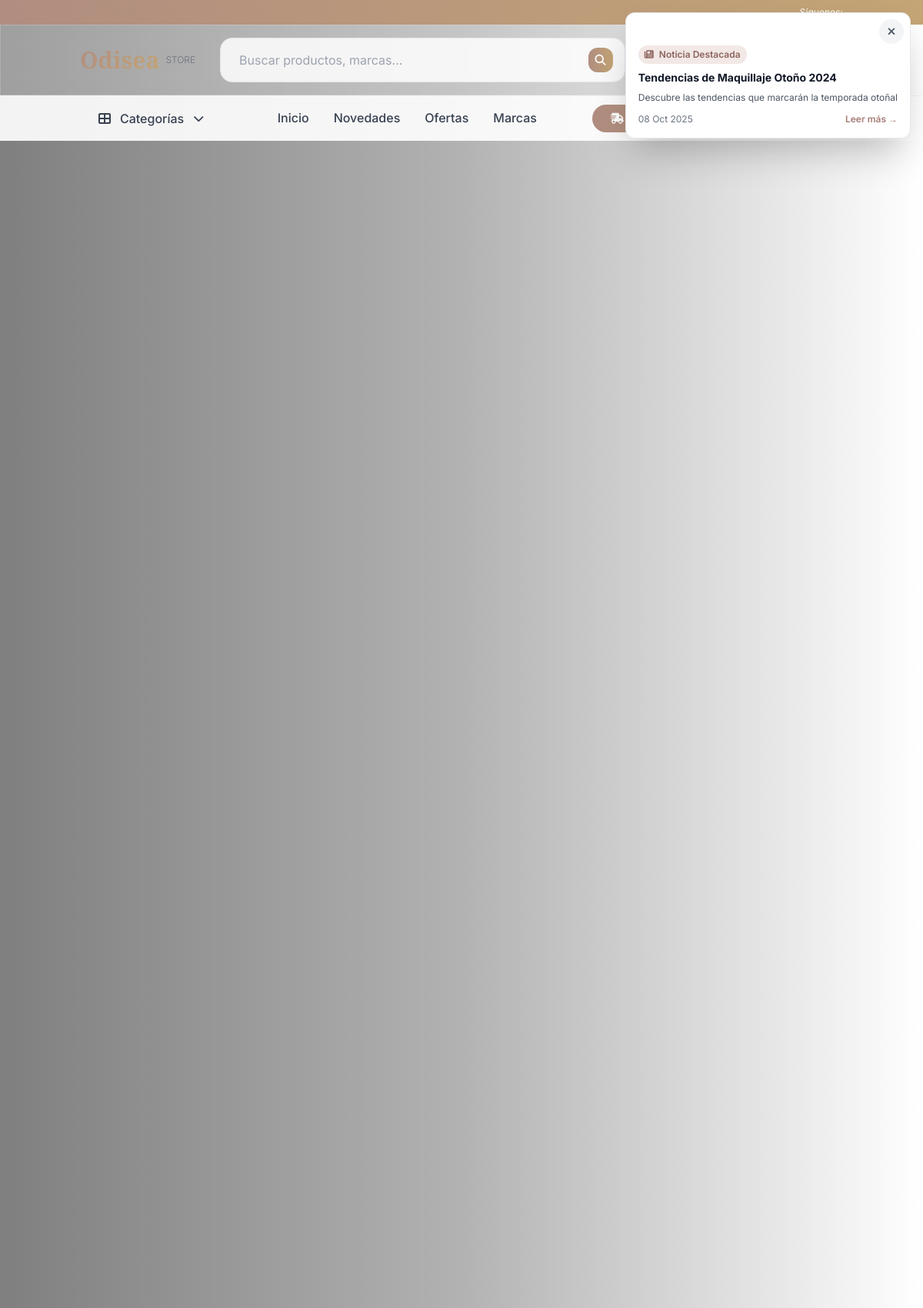
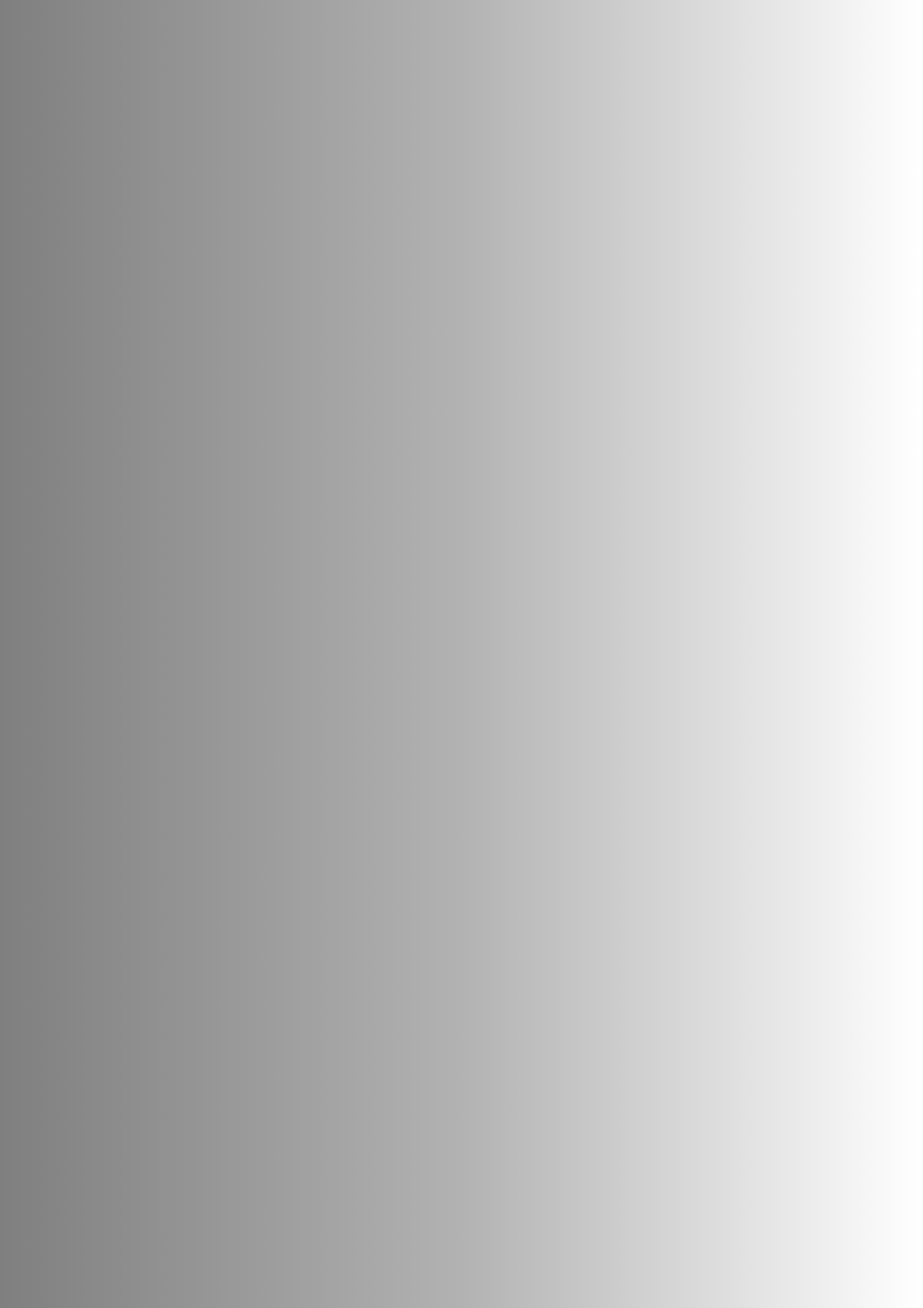
The page / (upper part) on the database its author committed (2 pictures, top to bottom).
### tables this page shows
CREATE TABLE news (
    id INT PRIMARY KEY AUTO_INCREMENT,
    title VARCHAR(255) NOT NULL,
    slug VARCHAR(255) UNIQUE NOT NULL,
    excerpt TEXT NULL,
    content TEXT NOT NULL,
    featured_image VARCHAR(255) NULL,
    author_id INT NOT NULL,
    status ENUM('draft', 'published', 'archived') DEFAULT 'draft',
    is_featured BOOLEAN DEFAULT FALSE,
    published_at DATETIME NULL,
    meta_title VARCHAR(255) NULL,
    meta_description TEXT NULL,
    created_at TIMESTAMP DEFAULT CURRENT_TIMESTAMP,
    updated_at TIMESTAMP DEFAULT CURRENT_TIMESTAMP ON UPDATE CURRENT_TIMESTAMP,
    FOREIGN KEY (author_id) REFERENCES admins(id) ON DELETE RESTRICT
);

### models/BaseModel.php (called while the page is built, shortened)
<?php
require_once __DIR__ . '/../config/database.php';
abstract class BaseModel {
    public function __construct() {
        $database = new Database();
        $this->db = $database->getConnection();
    }
}
?>

### config/database.php (called while the page is built, shortened)
<?php
class Database {
    private $host = 'localhost';
    private $db_name = 'odisea_makeup';
    private $username = 'root';
    private $password = '';
    public function getConnection() {
        $this->conn = null;
        try {
            $this->conn = new PDO(
                "mysql:host=" . $this->host . ";dbname=" . $this->db_name . ";charset=utf8mb4",
                $this->username,
                $this->password,
                [
                    PDO::ATTR_ERRMODE => PDO::ERRMODE_EXCEPTION,
                    PDO::ATTR_DEFAULT_FETCH_MODE => PDO::FETCH_ASSOC,
                    PDO::ATTR_EMULATE_PREPARES => false,
                    PDO::MYSQL_ATTR_INIT_COMMAND => "SET NAMES utf8mb4"
                ]
            );
        } catch(PDOException $exception) {
            error_log("Database connection error: " . $exception->getMessage());
            throw new Exception("Error de conexión a la base de datos");
        }
        return $this->conn;
    }
}

### models/Banner.php (called while the page is built, shortened)
<?php
require_once __DIR__ . '/BaseModel.php';
class Banner extends BaseModel {
    protected $table = 'banners';
    public function getActiveBanners($position = 'hero', $limit = 3) {
        $sql = "SELECT * FROM {$this->table}
                WHERE position = ? AND is_active = 1
                ORDER BY sort_order ASC, id DESC
                LIMIT ?";
        $stmt = $this->db->prepare($sql);
        $stmt->execute([$position, $limit]);
        return $stmt->fetchAll();
    }
}
?>

### models/News.php (called while the page is built, shortened)
<?php
require_once 'BaseModel.php';
class News extends BaseModel {
    protected $table = 'news';
    public function getPublished($limit = null, $featured = false) {
        $sql = "SELECT n.*, a.full_name as author_name
                FROM {$this->table} n
                LEFT JOIN admins a ON n.author_id = a.id
                WHERE n.status = 'published' AND n.published_at <= NOW()";
        if ($featured) {
            $sql .= " AND n.is_featured = 1";
        }
        $sql .= " ORDER BY n.published_at DESC";
        if ($limit) {
            $sql .= " LIMIT ?";
        }
        $stmt = $this->db->prepare($sql);
        if ($limit) {
            $stmt->execute([$limit]);
        } else {
            $stmt->execute();
        }
        return $stmt->fetchAll();
    }
}
?>

### index.php (the view, shortened to what this page needs)
<?php
require_once 'config/database.php';
require_once 'models/Banner.php';
require_once 'models/News.php';
$bannerModel = new Banner();
$newsModel = new News();
$heroBanners = $bannerModel->getActiveBanners('hero', 5);
$featuredNews = $newsModel->getPublished(1, true);
?>
<!DOCTYPE html>
<html lang="es">
<head>
    <script src="https://cdn.tailwindcss.com"></script>
    <link rel="stylesheet" href="https://cdnjs.cloudflare.com/ajax/libs/font-awesome/6.4.0/css/all.min.css">
    <link href="https://unpkg.com/aos@2.3.1/dist/aos.css" rel="stylesheet">
</head>
<body class="font-sans bg-white overflow-x-hidden">
    <header class="hidden md:block fixed top-0 left-0 right-0 z-50 header-scroll-animation header-visible" id="desktop-header">
        <div class="bg-gradient-to-r from-primary-500 to-secondary-500 text-white py-2 text-sm">
            <div class="container mx-auto px-4">
                <div class="flex justify-between items-center">
                    <div class="flex items-center space-x-4">
                        <span class="text-xs">Síguenos:</span>
                    </div>
                </div>
            </div>
        </div>
        <div class="glass-effect backdrop-blur-md">
            <div class="container mx-auto px-4 py-4">
                <div class="flex items-center justify-between">
                    <div class="flex items-center">
                        <a href="/" class="text-3xl font-serif font-bold gradient-text opacity-0" id="desktop-logo-odisea">
                            Odisea
                        </a>
                        <span class="ml-2 text-xs text-gray-500 font-light opacity-0" id="desktop-logo-makeup">STORE</span>
                    </div>
                    <div class="flex flex-1 max-w-xl mx-8 relative">
                        <form action="catalogo.php" method="GET" class="relative w-full group">
                            <input type="text"
                                   name="q"
                                   id="desktop-search-input"
                                   placeholder="Buscar productos, marcas..."
                                   class="w-full px-6 py-4 pr-14 bg-white/80 backdrop-blur-sm border border-gray-200 rounded-2xl focus:outline-none focus:ring-2 focus:ring-primary-500/50 focus:border-primary-500 transition-all duration-300 text-gray-700 placeholder-gray-400"
                                   required
                                   minlength="2"
                                   autocomplete="off">
                            <button type="submit" class="absolute right-4 top-1/2 transform -translate-y-1/2 w-8 h-8 bg-gradient-to-r from-primary-500 to-secondary-500 rounded-xl flex items-center justify-center text-white hover:shadow-lg transition-all duration-300">
                                <i class="fas fa-search text-sm"></i>
                            </button>
                        </form>
                    </div>
                    <div class="flex items-center space-x-6">
                        <div class="relative group">
                            <button class="flex items-center space-x-2 text-gray-700 hover:text-primary-500 transition-colors p-2 rounded-xl hover:bg-primary-50">
                                <div class="w-8 h-8 bg-gradient-to-r from-primary-500 to-secondary-500 rounded-full flex items-center justify-center text-white text-sm">
                                </div>
                                <span class="font-medium">Mi Cuenta</span>
                            </button>
                        </div>
                        <button class="relative p-2 text-gray-700 hover:text-primary-500 transition-colors rounded-xl hover:bg-primary-50">
                        </button>
                        <a href="carrito.php" class="relative p-2 text-gray-700 hover:text-primary-500 transition-colors rounded-xl hover:bg-primary-50">
                            <span class="absolute -top-1 -right-1 bg-gradient-to-r from-primary-500 to-secondary-500 text-white text-xs rounded-full h-5 w-5 flex items-center justify-center font-medium shadow-lg" id="cart-count">
                            </span>
                        </a>
                    </div>
                </div>
            </div>
        </div>
        <nav class="bg-white/90 backdrop-blur-md border-t border-gray-100">
            <div class="container mx-auto px-4">
                <div class="flex items-center justify-between">
                    <div class="relative group">
                        <button class="flex items-center space-x-3 px-6 py-4 text-gray-700 hover:text-primary-500 transition-colors font-medium">
                            <i class="fas fa-th-large"></i>
                            <span>Categorías</span>
                            <i class="fas fa-chevron-down text-sm transition-transform group-hover:rotate-180"></i>
                        </button>
                    </div>
                    <div class="flex items-center space-x-8">
                        <a href="index.php" class="text-gray-700 hover:text-primary-500 transition-colors font-medium py-4 border-b-2 border-transparent hover:border-primary-500">Inicio</a>
                        <a href="nuevos.php" class="text-gray-700 hover:text-primary-500 transition-colors font-medium py-4 border-b-2 border-transparent hover:border-primary-500">Novedades</a>
                        <a href="ofertas.php" class="text-gray-700 hover:text-primary-500 transition-colors font-medium py-4 border-b-2 border-transparent hover:border-primary-500">Ofertas</a>
                        <a href="marcas.php" class="text-gray-700 hover:text-primary-500 transition-colors font-medium py-4 border-b-2 border-transparent hover:border-primary-500">Marcas</a>
                    </div>
                    <div class="block">
                        <div class="bg-gradient-to-r from-primary-500 to-secondary-500 text-white px-6 py-2 rounded-full text-sm font-medium animate-glow">
                            <i class="fas fa-shipping-fast mr-2"></i>
                        </div>
                    </div>
                </div>
            </div>
        </nav>
    </header>
    <?php if (!empty($heroBanners)): ?>
        <section class="hidden md:block relative min-h-screen overflow-hidden">
            <div id="bannerCarousel" class="relative w-full h-screen">
                <?php foreach ($heroBanners as $index => $banner): ?>
                <div class="banner-slide <?php echo $index === 0 ? 'active' : ''; ?> absolute inset-0 transition-all duration-1000 ease-in-out <?php echo $index === 0 ? 'opacity-100' : 'opacity-0'; ?>">
                    <div class="absolute inset-0">
                    </div>
                    <div class="relative z-10 container mx-auto px-4 h-full flex items-center">
                    </div>
                </div>
                <?php endforeach; ?>
            </div>
        </section>
    <?php endif; ?>
    <?php if (!empty($featuredNews)): ?>
    <?php $news = $featuredNews[0]; ?>
    <div id="newsFloatingBanner"
         data-news-id="<?php echo $news['id']; ?>"
         class="fixed top-4 right-4 z-50 max-w-sm bg-white rounded-xl shadow-2xl border border-gray-200 transform translate-x-full transition-all duration-500 ease-in-out opacity-0"
         style="right: -400px;">
        <div class="relative overflow-hidden">&nbsp;
            <button onclick="closeNewsBanner()" class="absolute top-2 right-2 w-8 h-8 bg-gray-100 hover:bg-gray-200 rounded-full flex items-center justify-center transition-colors z-10">
                <i class="fas fa-times text-gray-600 text-sm"></i>
            </button>
            <div class="p-4">
                <div class="mb-2">
                    <span class="inline-block bg-primary-100 text-primary-700 px-2 py-1 rounded-full text-xs font-semibold">
                        <i class="fas fa-newspaper mr-1"></i>
                        Noticia Destacada
                    </span>
                </div>
                <h3 class="font-bold text-gray-900 text-sm mb-2 line-clamp-2">
                    <?php echo htmlspecialchars($news['title']); ?>
                </h3>
                <p class="text-gray-600 text-xs mb-3 line-clamp-3">
                    <?php echo htmlspecialchars($news['excerpt']); ?>
                </p>
                <div class="flex justify-between items-center">
                    <small class="text-gray-500 text-xs">
                        <?php echo date('d M Y', strtotime($news['published_at'])); ?>
                    </small>
                    <a href="news.php?slug=<?php echo $news['slug']; ?>"
                        class="text-primary-600 hover:text-primary-700 text-xs font-semibold hover:underline">
                        Leer más →
                    </a>
                </div>
            </div>
        </div>
    </div>
    <?php endif; ?>
</body>
</html>

### index.php (style rules this page uses)
.glass-effect { background: rgba(255, 255, 255, 0.25); backdrop-filter: blur(10px); border: 1px solid rgba(255, 255, 255, 0.18); }
.gradient-text { background: linear-gradient(135deg, #b08d80, #c4a575); -webkit-background-clip: text; -webkit-text-fill-color: transparent; background-clip: text; }
.header-visible { transform: translateY(0); opacity: 1; }
.header-scroll-animation { transition: transform 0.4s cubic-bezier(0.4, 0, 0.2, 1), opacity 0.4s cubic-bezier(0.4, 0, 0.2, 1), backdrop-filter 0.3s ease, box-shadow 0.3s ease; }
.line-clamp-2 { display: -webkit-box; -webkit-line-clamp: 2; -webkit-box-orient: vertical; overflow: hidden; }
.line-clamp-3 { display: -webkit-box; -webkit-line-clamp: 3; -webkit-box-orient: vertical; overflow: hidden; }

### includes/header-scroll-animation.php (style rules this page uses)
.header-visible { transform: translateY(0); opacity: 1; }
.header-scroll-animation { transition: transform 0.4s cubic-bezier(0.4, 0, 0.2, 1), opacity 0.4s cubic-bezier(0.4, 0, 0.2, 1), backdrop-filter 0.3s ease, box-shadow 0.3s ease; }

### rows shown on the page
news: title "Tendencias de Maquillaje Otoño 2024", excerpt "Descubre las tendencias que marcarán la temporada otoñal", published_at "08 Oct 2025"
